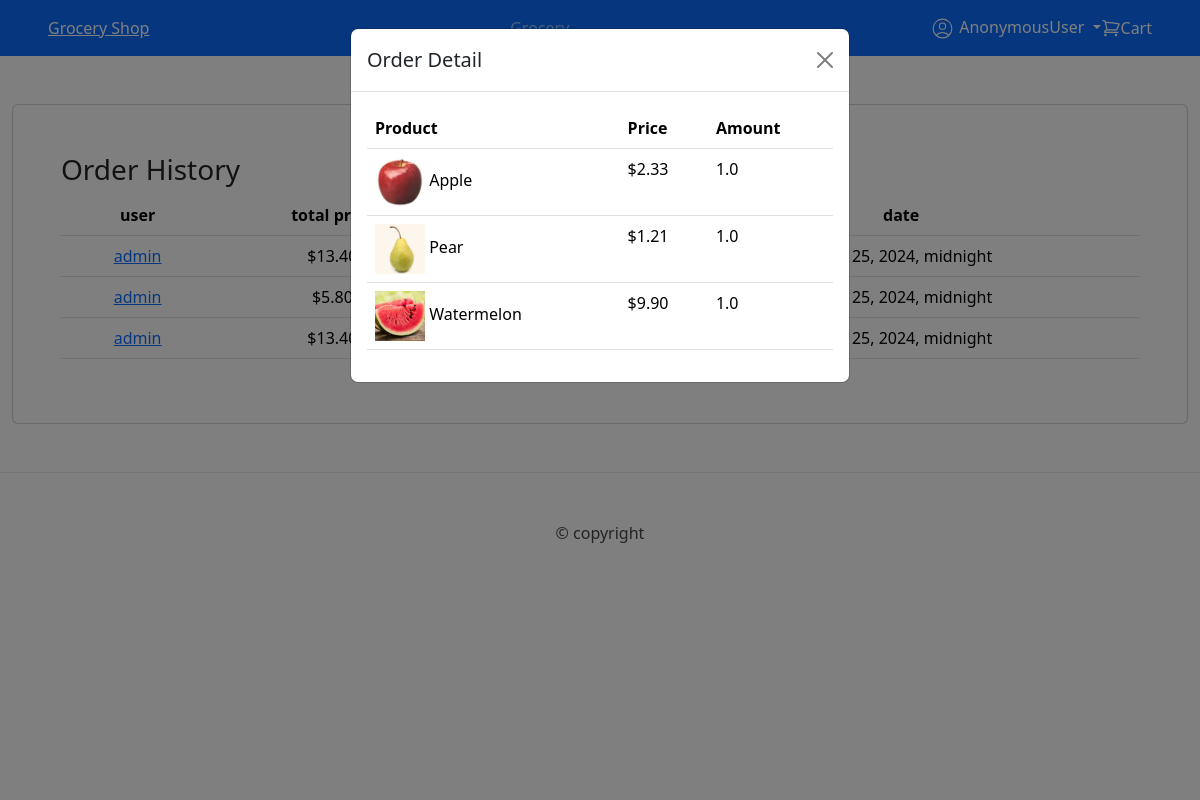
Page /accounts/order-history/1/2/ on the committed database.
### grocery/models.py (models this page shows, shortened)
class OrderHistory(models.Model):
    user = models.ForeignKey(settings.AUTH_USER_MODEL, on_delete=models.CASCADE)
    total_price = models.DecimalField(max_digits=10, decimal_places=2, default=0, help_text="Enter Total Price")
    LOAN_STATUS = (
        ('p', 'Pending'),
        ('a', 'Approved'),
        ('d', 'Denied'),
    )
    status = models.CharField(max_length=1, choices=LOAN_STATUS, blank=True, default='p', help_text='Product Status')
    update_date = models.DateTimeField(null=True, blank=True, auto_now_add=True)
    def get_order_url(self):
        return reverse("order-history", args=[str(self.user_id),str(self.id)])
    class Meta:
        ordering = ['-update_date']

class OrderProduct(models.Model):
    oid = models.ForeignKey(OrderHistory, on_delete=models.CASCADE, null=False)
    product = models.ForeignKey(Product,on_delete=models.RESTRICT, null=False)
    amount = models.FloatField(max_length=100,default=0, help_text="Enter amount")

class Product(models.Model):
    name = models.CharField(max_length=100,unique=True,help_text="Enter Product")
    price = models.DecimalField(max_length=100, max_digits=10, decimal_places=2, help_text="Enter Price")
    image = models.ImageField(null=True, upload_to="upload/", blank=True)
    class Meta:
        constraints=[
            UniqueConstraint(
                Lower('name'),
                name="insensitive-unique-product",
                violation_error_message="Product name already exists!"
            )
        ]

### grocery/views.py (the view)
# urls.py: path("order-history/<int:uid>/",views.OrderHistoryList.as_view(), name='order-history'),
class OrderHistoryList(generic.ListView):
    model = OrderHistory
    context_object_name = "order_history"
    template_name = "order/list.html"
    def get_context_data(self, **kwargs: Any):
        context =  super(OrderHistoryList,self).get_context_data(**kwargs)
        context['navItems'] = navItems
        context['order_history'] = OrderHistory.objects.filter(user_id=self.kwargs['uid'])
        if(len(self.kwargs)>1):
            context['selectedOrder'] = OrderProduct.objects.filter(oid=self.kwargs['pk'])
        return context

### grocery/templates/order/list.html (shortened to what this page needs)
{% extends "master.html" %}
{% load static %}
{% block content %}
<div class="card d-flex flex-column justify-content-center mt-5 p-5">
    <h3>Order History</h3>
    <table class="table">
        <thead class="thead-light">
            <tr style="text-align:center">
                <th>user</th>
                <th>total price</th>
                <th>status</th>
                <th>date</th>
            </tr>
        </thead>
        <tbody>
            {% for order in order_history %}
            <tr style="text-align:center">
                <td><a class="detail_link" href="{{order.get_order_url}}">{{ order.user }}</a></td>
                <td>${{ order.total_price }}</td>
                <td>
                </td>
                <td>{{ order.update_date }}</td>
            </tr>
            {% endfor %}
        </tbody>
    </table>
</div>
{% if selectedOrder %}
<div class="modal bmodal" id="order_detail" aria-labelledby="exampleModalLabel" aria-hidden="true"
    style="max-height:80vh; overflow:scroll">
    <div class="modal-dialog">
        <div class="modal-content">
            <div class="modal-header">
                <h5 class="modal-title" id="exampleModalLabel">Order Detail</h5>
                <button type="button" class="btn-close" data-bs-dismiss="modal" aria-label="Close"></button>
            </div>
            <div class="modal-body">
                <table class="table">
                    <thead>
                        <tr>
                            <th scope="col">Product</th>
                            <th scope="col">Price</th>
                            <th scope="col">Amount</th>
                        </tr>
                    </thead>
                    <tbody>
                        {% for so in selectedOrder %}
                        <tr>
                            <td>
                                <img src="{% static so.product.image %}" style="width:50px;height:50px">
                                {{so.product.name}}
                            </td>
                            <td>${{so.product.price}}</td>
                            <td>{{so.amount}}</td>
                        </tr>
                        {% endfor %}
            </div>
        </div>
    </div>
</div>
{% endif %}
{% endblock content %}

### grocery/templates/master.html (shortened to what this page needs)
<!doctype html>
<html lang="en">
<head>
    {% load static %}
    <link href="https://cdn.jsdelivr.net/npm/bootstrap@5.3.2/dist/css/bootstrap.min.css" rel="stylesheet"
 />
</head>
<body>
    <header>
        <nav class="navbar navbar-expand-sm navbar-dark bg-primary px-5">
            <div class="d-flex">
                <a href="/" class="m-0 text-white">Grocery Shop</a>
            </div>
            <div class="collapse navbar-collapse d-flex justify-content-center" id="collapsibleNavId">
                <ul class="navbar-nav mt-2 mt-lg-0">
                    <li class="nav-item ">
                        <a class="nav-link" href="/grocery/product-list" aria-current="page">Grocery</a>
                    </li>
                </ul>
            </div>
            <div class="nav-item dropdown">
                <a class="nav-link dropdown-toggle text-white" href="#" role="button" data-bs-toggle="dropdown"
                    aria-expanded="false">
                    {% if user !=  'AnonymousUser' %}
                        {{ user }}
                    {% else %}
                        Account
                    {% endif %}
                </a>
            </div>
            <a class="nav-link text-white d-flex align-items-center" href="/grocery/cart-list/" role="button">
                Cart
            </a>
        </nav>
    </header>
    <main>
        <div class="container-fluid">
            {% block content %}
            {% endblock content %}
        </div>
    </main>
    <footer class="p-5 d-flex justify-content-center mt-5" style="border-top:1px solid #ececec; color:#46474a">
        &copy; copyright
    </footer>
</body>
</html>

### rows in the picture
OrderHistory: user "admin", total_price "13.40", update_date "Sept. 25, 2024, midnight"
OrderHistory: user "admin", total_price "5.80", update_date "Sept. 25, 2024, midnight"
OrderHistory: user "admin", total_price "13.40", update_date "Sept. 25, 2024, midnight"
OrderProduct: product.image (picture), product.name "Apple", product.price "2.33", amount "1.0"
OrderProduct: product.image (picture), product.name "Pear", product.price "1.21", amount "1.0"
OrderProduct: product.image (picture), product.name "Watermelon", product.price "9.90", amount "1.0"

### other values in the picture
{{ user }} "AnonymousUser"
